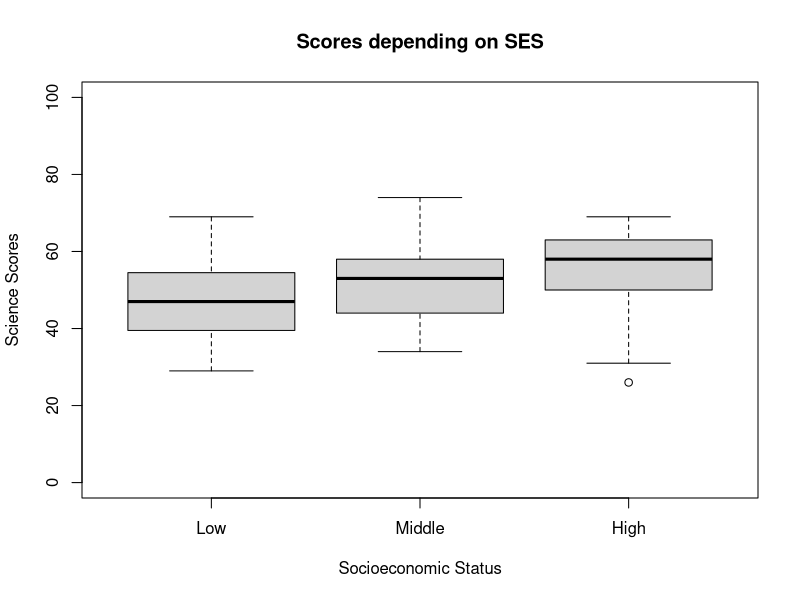
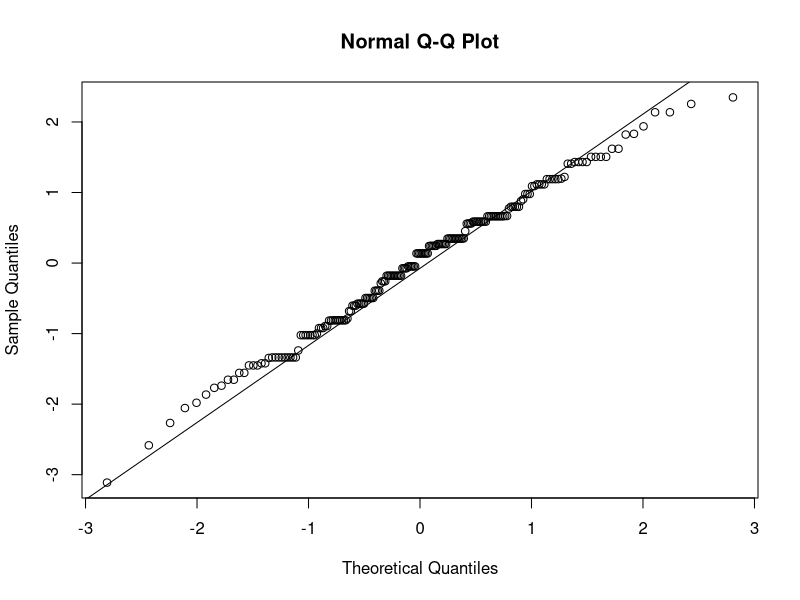
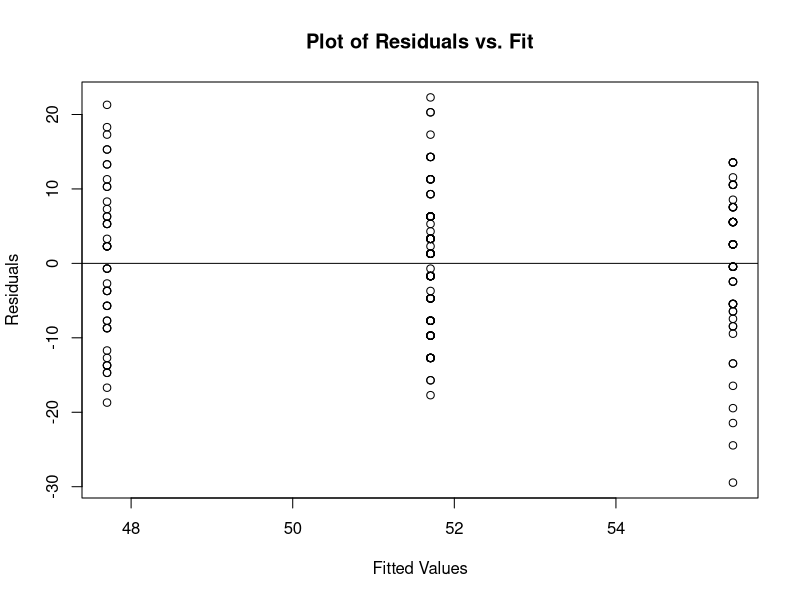
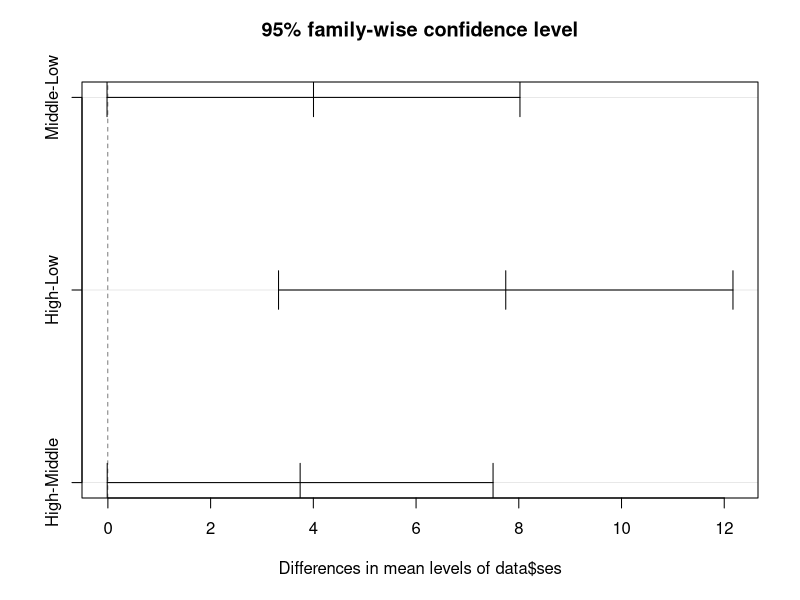

These figures' R source, in order:
## ---- chunk 1
# Clear the environment
rm(list = ls())

# Load the libraries
library(here)

# Load data
data <- read.csv(here("Data", "hsb2.csv"))
## ---- chunk 2
# ses ordinal  (1=low 2=middle 3=high)  
data$ses <- factor(data$ses,
                   labels = c("Low",
                              "Middle",
                              "High"))

# Obtain boxplots.

boxplot(data$science ~ data$ses,
        ylim = c(0, 100),
        xlab = "Socioeconomic Status",
        ylab = "Science Scores",
        main = "Scores depending on SES")

## ---- chunk 3
tapply(data$science, data$ses, summary)
tapply(data$science, data$ses, sd)
## ---- chunk 4
model <- lm(data$science ~ data$ses)
std_residual <- rstandard(model)
qqnorm(std_residual)
qqline(std_residual)
## ---- chunk 5
table(data$ses)
## ---- chunk 6
plot(model$fitted.values, model$residuals,
     xlab = "Fitted Values",
     ylab = "Residuals",
     main = "Plot of Residuals vs. Fit")

abline(0,0)
## ---- chunk 7
aov.model <- aov(data$science ~ data$ses)
aov.model
summary(aov.model)
## ---- chunk 8
## Checking dummies variables
# model <- lm(data$science ~ data$ses)
# summary(model)
# anova(model)
## ---- chunk 9
t.test(science ~ ses,
           data = data,
           subset = (ses == "Low" | ses == "Middle"))

t.test(science ~ ses,
           data = data,
           subset = (ses == "Middle" | ses == "High"))

t.test(science ~ ses,
           data = data,
           subset = (ses == "Low" | ses == "High"))
## ---- chunk 10
aov.model <- aov(data$science ~ data$ses)
Tukey_results <- TukeyHSD(aov.model)
## ---- chunk 11
plot(Tukey_results)
## ---- chunk 12
# Loop

sesLow <- data[which(data$ses == "Low"),] 
sesMiddle <- data[which(data$ses == "Middle"),]
sesHigh <-  data[which(data$ses == "High"),]
nLow <- length(sesLow)
nMiddle <- length(sesMiddle)
nHigh <- length(sesHigh)
Diff <- NULL

# mean_Vector_Low <- NULL
# mean_Vector_Middle <- NULL 
# mean_Vector_High <- NULL

 for (i in 1:10000) {
   sampleLow <- sample(sesLow$science, nLow, replace = TRUE)
   mean_Vector_Low <- mean(sampleLow)
   sampleMiddle <- sample(sesMiddle$science, nLow, replace = TRUE)
   mean_Vector_Middle <- mean(sampleMiddle)
   sampleHigh <- sample(sesHigh$science, nLow, replace = TRUE)
   mean_Vector_High <- mean(sampleHigh)
   
   Lower <- min(mean_Vector_Low,mean_Vector_Middle,mean_Vector_High)
   Higher <- max(mean_Vector_Low,mean_Vector_Middle,mean_Vector_High)
   Diff <- c(Diff, (Higher-Lower))
 }

# Sampling Distribution

Diff <- sort(Diff)
Boot_int <- c(Diff[251], Diff[9750])

